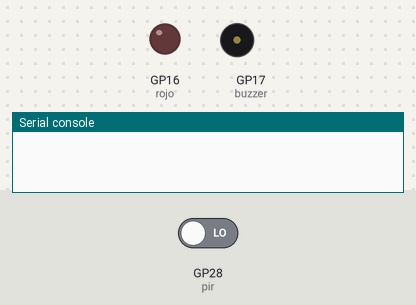
A program run on a simulated Raspberry Pi Pico running MicroPython. On the bench: output pins drawn as LEDs (lit = HIGH), buzzer (waves = sounding, pin HIGH), the last lines printed to the serial console. Dashed ring = blinking. The test bench sets the inputs (shaded band); at power-on: GP28 (pir) LOW.

Above: at 1.2 s.
1.3 s: GP28 (pir) driven HIGH
At 1.45 s:
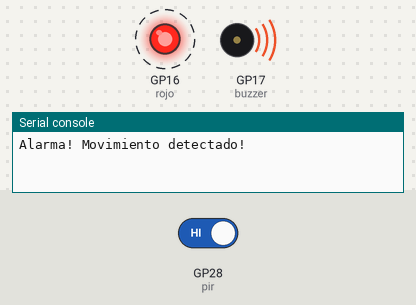
Timing chart, 0 to 7.8 s (numbered marks = the images above; inputs shaded):
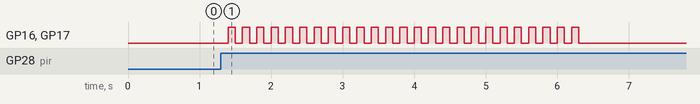

Measured:
- after the input at 1.3 s, GP16 (rojo), GP17 (buzzer): alternates HIGH for 0.10 s and LOW for 0.10 s, 50 changes in all, then stays LOW, starting after 0.10 s

The program:

exercise1.py
```python
from machine import Pin  #esta clase se utiliza para interactuar con los pines GPIO de la Raspberry Pi Pico.
import utime #proporciona funciones para trabajar con el tiempo

#Se configura como una entrada (Pin.IN) y se activa una resistencia de pull-down (Pin.PULL_DOWN),
#que es una configuración típica para leer un sensor PIR
pir = Pin(28,Pin.IN,Pin.PULL_DOWN)

#Este pin está conectado a un LED rojo que se encenderá cuando se detecte movimiento.
rojo = Pin(16,Pin.OUT)

#Este pin está conectado a un zumbador que sonará cuando se detecte movimiento.
buzzer = Pin(17,Pin.OUT)

#Esta función manejará la interrupción generada por el sensor PIR cuando se detecte movimiento.
def interrupcin_pir(pin):
    #Espera 100 milisegundos. Para evitar falsos positivos en la detección del sensor PIR.
    utime.sleep_ms(100)
    #Verifica si el valor del pin es alto, lo que indica que se detectó movimiento.
    if pin.value(): #esto mira si es igual a 1, es decir a TRUE
        print("Alarma! Movimiento detectado!")
        #Inicia un bucle que se repetirá 50 veces
        for i in range(50):
            #Alterna el estado del pin rojo, es decir, enciende o apaga el LED conectado a él en cada iteración del bucle
            rojo.toggle()
            # Alterna el estado del zumbador, lo que activará o desactivará el sonido en cada iteración del bucle.
            buzzer.toggle()
            #Espera 100 milisegundos antes de la próxima iteración del bucle.
            utime.sleep_ms(100)
#Configura una interrupción (irq) en el pin pir que se activa cuando su nivel cambia de bajo a alto (trigger=Pin.
#Cuando se detecta esta interrupción, se llamará a la función interrupción_pir.
pir.irq(trigger=Pin.IRQ_RISING, handler=interrupcin_pir)
```
